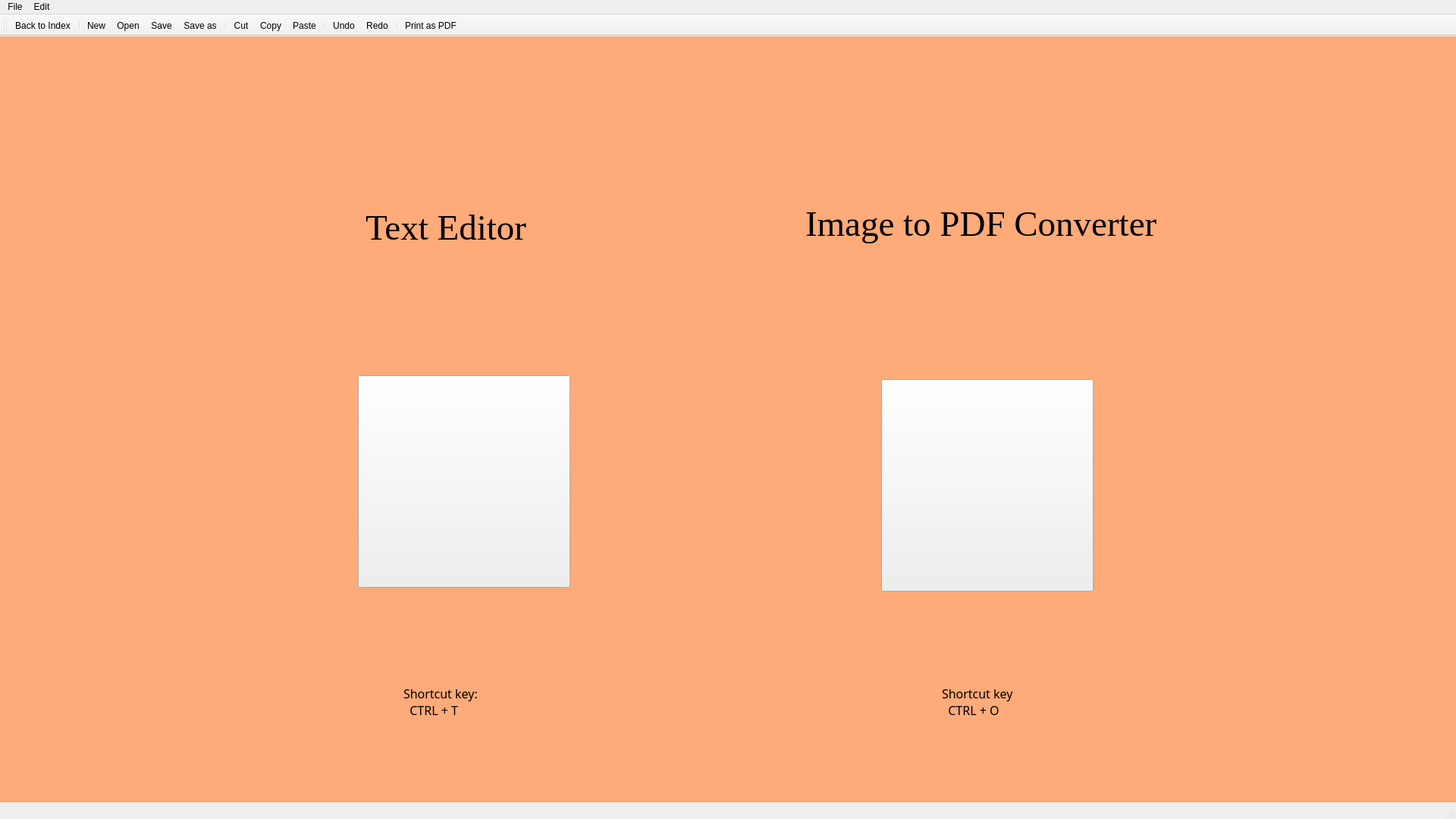
<?xml version="1.0" encoding="UTF-8"?>
<ui version="4.0">
 <class>MyNotePad</class>
 <widget class="QMainWindow" name="MyNotePad">
  <property name="geometry">
   <rect>
    <x>0</x>
    <y>0</y>
    <width>1920</width>
    <height>1080</height>
   </rect>
  </property>
  <property name="minimumSize">
   <size>
    <width>0</width>
    <height>0</height>
   </size>
  </property>
  <property name="windowTitle">
   <string>MyNotePad</string>
  </property>
  <property name="styleSheet">
   <string notr="true"/>
  </property>
  <widget class="QWidget" name="centralWidget">
   <property name="styleSheet">
    <string notr="true">/** widgets settings **/

#centralWidget
{
background-color: rgb(255, 170, 121);
}

#widget
{
border-radius: 10px;
border-image: url(&quot;:/Icon/Images/28_gradient_background.jpg&quot;);
}

/**  button settings **/

#btn_text_editor
{
border-image: url(&quot;:/Icon/Images/16_Text_icon.png&quot;);
margin:10px;
}

#btn_text_editor:hover
{
border-image: url(&quot;:/Icon/Images/16_Text_icon.png&quot;);
margin:0px;
}

#btn_image_converter
{
border-image:url(&quot;:/Icon/Images/18_PDF_Documents_icon.png&quot;);
margin:10px;
}

#btn_image_converter:hover
{
border-image:url(&quot;:/Icon/Images/18_PDF_Documents_icon.png&quot;);
margin:0px;
}

#btn_open
{
border-image:url(&quot;:/Icon/Images/20_folders_open_icon.png&quot;);
margin:10px;
}

#btn_open:hover
{
border-image:url(&quot;:/Icon/Images/20_folders_open_icon.png&quot;);
margin:0px;
}

#btn_save_as_pdf
{
border-image:url(&quot;:/Icon/Images/21_pdf_icon.png&quot;);
margin:10px;
}

#btn_save_as_pdf:hover
{
border-image:url(&quot;:/Icon/Images/21_pdf_icon.png&quot;);
margin:0px;
}

#btn_remove_image
{
border-image:url(&quot;:/Icon/Images/25_edit_clear_icon.png&quot;);
margin:10px;
}

#btn_remove_image:hover
{
border-image:url(&quot;:/Icon/Images/25_edit_clear_icon.png&quot;);
margin:0px;
}

#btn_back
{
border-image:url(&quot;:/Icon/Images/23_Home_icon.png&quot;);
margin:10px;
}

#btn_back:hover
{
border-image:url(&quot;:/Icon/Images/23_Home_icon.png&quot;);
margin:0px;
}
/** label settings **/

#lbl_image_preview
{
background-image: url(&quot;:/Icon/Images/24_gradient_image.jpg&quot;);
border: 4px solid rgb(0, 0, 127 );
border-radius: 10px;
}
</string>
   </property>
   <layout class="QHBoxLayout" name="horizontalLayout">
    <item>
     <widget class="QStackedWidget" name="stackedWidget">
      <property name="currentIndex">
       <number>0</number>
      </property>
      <widget class="QWidget" name="page_main">
       <layout class="QHBoxLayout" name="horizontalLayout_2">
        <item>
         <widget class="QWidget" name="widget" native="true">
          <widget class="QPushButton" name="btn_text_editor">
           <property name="geometry">
            <rect>
             <x>440</x>
             <y>415</y>
             <width>300</width>
             <height>300</height>
            </rect>
           </property>
           <property name="font">
            <font>
             <family>Times New Roman</family>
             <pointsize>15</pointsize>
             <weight>50</weight>
             <bold>false</bold>
            </font>
           </property>
           <property name="text">
            <string/>
           </property>
          </widget>
          <widget class="QPushButton" name="btn_image_converter">
           <property name="geometry">
            <rect>
             <x>1130</x>
             <y>420</y>
             <width>300</width>
             <height>300</height>
            </rect>
           </property>
           <property name="sizePolicy">
            <sizepolicy hsizetype="Minimum" vsizetype="Minimum">
             <horstretch>0</horstretch>
             <verstretch>0</verstretch>
            </sizepolicy>
           </property>
           <property name="font">
            <font>
             <family>Times New Roman</family>
             <pointsize>15</pointsize>
            </font>
           </property>
           <property name="text">
            <string/>
           </property>
          </widget>
          <widget class="QLabel" name="lbl_title">
           <property name="geometry">
            <rect>
             <x>460</x>
             <y>170</y>
             <width>251</width>
             <height>121</height>
            </rect>
           </property>
           <property name="font">
            <font>
             <family>Times New Roman</family>
             <pointsize>35</pointsize>
            </font>
           </property>
           <property name="text">
            <string>Text Editor</string>
           </property>
          </widget>
          <widget class="QLabel" name="lbl_shortcut_texteditor">
           <property name="geometry">
            <rect>
             <x>510</x>
             <y>830</y>
             <width>121</width>
             <height>51</height>
            </rect>
           </property>
           <property name="font">
            <font>
             <family>Rod</family>
             <pointsize>12</pointsize>
             <weight>50</weight>
             <bold>false</bold>
            </font>
           </property>
           <property name="text">
            <string>Shortcut key:
  CTRL + T</string>
           </property>
          </widget>
          <widget class="QLabel" name="lbl_shortcut_imagetoPDF">
           <property name="geometry">
            <rect>
             <x>1220</x>
             <y>820</y>
             <width>131</width>
             <height>71</height>
            </rect>
           </property>
           <property name="font">
            <font>
             <family>Rod</family>
             <pointsize>12</pointsize>
            </font>
           </property>
           <property name="text">
            <string>Shortcut key
  CTRL + O</string>
           </property>
          </widget>
          <widget class="QLabel" name="lbl_title_2">
           <property name="geometry">
            <rect>
             <x>1040</x>
             <y>160</y>
             <width>501</width>
             <height>131</height>
            </rect>
           </property>
           <property name="font">
            <font>
             <family>Times New Roman</family>
             <pointsize>35</pointsize>
            </font>
           </property>
           <property name="text">
            <string>Image to PDF Converter</string>
           </property>
          </widget>
         </widget>
        </item>
       </layout>
      </widget>
      <widget class="QWidget" name="page_notepad">
       <widget class="QTextEdit" name="txt_pad">
        <property name="geometry">
         <rect>
          <x>0</x>
          <y>0</y>
          <width>1901</width>
          <height>1001</height>
         </rect>
        </property>
        <property name="font">
         <font>
          <family>Times New Roman</family>
          <pointsize>14</pointsize>
         </font>
        </property>
       </widget>
      </widget>
      <widget class="QWidget" name="page_image">
       <widget class="QLabel" name="lbl_image_preview">
        <property name="geometry">
         <rect>
          <x>20</x>
          <y>20</y>
          <width>1861</width>
          <height>881</height>
         </rect>
        </property>
        <property name="font">
         <font>
          <family>Times New Roman</family>
          <pointsize>25</pointsize>
         </font>
        </property>
        <property name="text">
         <string>Image Preview</string>
        </property>
        <property name="alignment">
         <set>Qt::AlignCenter</set>
        </property>
       </widget>
       <widget class="QPushButton" name="btn_save_as_pdf">
        <property name="geometry">
         <rect>
          <x>1030</x>
          <y>960</y>
          <width>90</width>
          <height>90</height>
         </rect>
        </property>
        <property name="font">
         <font>
          <family>Times New Roman</family>
          <pointsize>12</pointsize>
         </font>
        </property>
        <property name="text">
         <string/>
        </property>
       </widget>
       <widget class="QPushButton" name="btn_open">
        <property name="geometry">
         <rect>
          <x>780</x>
          <y>960</y>
          <width>90</width>
          <height>90</height>
         </rect>
        </property>
        <property name="minimumSize">
         <size>
          <width>90</width>
          <height>90</height>
         </size>
        </property>
        <property name="maximumSize">
         <size>
          <width>90</width>
          <height>90</height>
         </size>
        </property>
        <property name="font">
         <font>
          <family>Times New Roman</family>
          <pointsize>12</pointsize>
         </font>
        </property>
        <property name="text">
         <string/>
        </property>
       </widget>
       <widget class="QPushButton" name="btn_back">
        <property name="geometry">
         <rect>
          <x>510</x>
          <y>960</y>
          <width>90</width>
          <height>90</height>
         </rect>
        </property>
        <property name="font">
         <font>
          <family>Times New Roman</family>
          <pointsize>12</pointsize>
         </font>
        </property>
        <property name="text">
         <string/>
        </property>
       </widget>
       <widget class="QPushButton" name="btn_remove_image">
        <property name="geometry">
         <rect>
          <x>1330</x>
          <y>960</y>
          <width>90</width>
          <height>90</height>
         </rect>
        </property>
        <property name="font">
         <font>
          <family>Times New Roman</family>
          <pointsize>12</pointsize>
         </font>
        </property>
        <property name="text">
         <string/>
        </property>
       </widget>
       <widget class="QLabel" name="lbl_open">
        <property name="geometry">
         <rect>
          <x>790</x>
          <y>920</y>
          <width>51</width>
          <height>31</height>
         </rect>
        </property>
        <property name="font">
         <font>
          <family>Times New Roman</family>
          <pointsize>16</pointsize>
          <weight>50</weight>
          <bold>false</bold>
         </font>
        </property>
        <property name="text">
         <string>Open</string>
        </property>
       </widget>
       <widget class="QLabel" name="lbl_print">
        <property name="geometry">
         <rect>
          <x>1030</x>
          <y>920</y>
          <width>91</width>
          <height>31</height>
         </rect>
        </property>
        <property name="font">
         <font>
          <family>Times New Roman</family>
          <pointsize>16</pointsize>
         </font>
        </property>
        <property name="text">
         <string>Print PDF</string>
        </property>
       </widget>
       <widget class="QLabel" name="lbl_remove">
        <property name="geometry">
         <rect>
          <x>1310</x>
          <y>920</y>
          <width>141</width>
          <height>31</height>
         </rect>
        </property>
        <property name="font">
         <font>
          <family>Times New Roman</family>
          <pointsize>16</pointsize>
         </font>
        </property>
        <property name="text">
         <string>Remove Image</string>
        </property>
       </widget>
       <widget class="QLabel" name="lbl_home">
        <property name="geometry">
         <rect>
          <x>530</x>
          <y>920</y>
          <width>71</width>
          <height>31</height>
         </rect>
        </property>
        <property name="font">
         <font>
          <family>Times New Roman</family>
          <pointsize>16</pointsize>
         </font>
        </property>
        <property name="text">
         <string>Home</string>
        </property>
       </widget>
      </widget>
     </widget>
    </item>
   </layout>
  </widget>
  <widget class="QMenuBar" name="menuBar">
   <property name="geometry">
    <rect>
     <x>0</x>
     <y>0</y>
     <width>1920</width>
     <height>21</height>
    </rect>
   </property>
   <widget class="QMenu" name="menuFile">
    <property name="title">
     <string>File</string>
    </property>
    <addaction name="actionNew"/>
    <addaction name="actionOpen"/>
    <addaction name="actionSave"/>
    <addaction name="actionSave_As"/>
    <addaction name="separator"/>
    <addaction name="actionPrint_as_PDF"/>
    <addaction name="actionBack_to_Index"/>
   </widget>
   <widget class="QMenu" name="menuEdit">
    <property name="title">
     <string>Edit</string>
    </property>
    <addaction name="actionCut"/>
    <addaction name="actionCopy"/>
    <addaction name="actionPaste"/>
    <addaction name="separator"/>
    <addaction name="actionUndo"/>
    <addaction name="actionRedo"/>
   </widget>
   <addaction name="menuFile"/>
   <addaction name="menuEdit"/>
  </widget>
  <widget class="QToolBar" name="mainToolBar">
   <attribute name="toolBarArea">
    <enum>TopToolBarArea</enum>
   </attribute>
   <attribute name="toolBarBreak">
    <bool>false</bool>
   </attribute>
   <addaction name="actionBack_to_Index"/>
   <addaction name="separator"/>
   <addaction name="actionNew"/>
   <addaction name="actionOpen"/>
   <addaction name="actionSave"/>
   <addaction name="actionSave_As"/>
   <addaction name="separator"/>
   <addaction name="actionCut"/>
   <addaction name="actionCopy"/>
   <addaction name="actionPaste"/>
   <addaction name="separator"/>
   <addaction name="actionUndo"/>
   <addaction name="actionRedo"/>
   <addaction name="separator"/>
   <addaction name="actionPrint_as_PDF"/>
  </widget>
  <widget class="QStatusBar" name="statusBar"/>
  <action name="actionNew">
   <property name="icon">
    <iconset resource="resources.qrc">
     <normaloff>:/Icon/Images/1_New_icon.png</normaloff>:/Icon/Images/1_New_icon.png</iconset>
   </property>
   <property name="text">
    <string>New</string>
   </property>
  </action>
  <action name="actionOpen">
   <property name="icon">
    <iconset resource="resources.qrc">
     <normaloff>:/Icon/Images/2_Open_icon.png</normaloff>
     <normalon>Images/2_Open_icon.png</normalon>:/Icon/Images/2_Open_icon.png</iconset>
   </property>
   <property name="text">
    <string>Open</string>
   </property>
  </action>
  <action name="actionSave">
   <property name="icon">
    <iconset resource="resources.qrc">
     <normaloff>:/Icon/Images/3_save_icon.png</normaloff>:/Icon/Images/3_save_icon.png</iconset>
   </property>
   <property name="text">
    <string>Save</string>
   </property>
  </action>
  <action name="actionSave_As">
   <property name="icon">
    <iconset resource="resources.qrc">
     <normaloff>:/Icon/Images/4_saveas_icon.png</normaloff>:/Icon/Images/4_saveas_icon.png</iconset>
   </property>
   <property name="text">
    <string>Save as</string>
   </property>
  </action>
  <action name="actionCut">
   <property name="icon">
    <iconset resource="resources.qrc">
     <normaloff>:/Icon/Images/8_Cut_icon.png</normaloff>:/Icon/Images/8_Cut_icon.png</iconset>
   </property>
   <property name="text">
    <string>Cut</string>
   </property>
  </action>
  <action name="actionCopy">
   <property name="icon">
    <iconset resource="resources.qrc">
     <normaloff>:/Icon/Images/7_copy_icon.png</normaloff>:/Icon/Images/7_copy_icon.png</iconset>
   </property>
   <property name="text">
    <string>Copy</string>
   </property>
  </action>
  <action name="actionPaste">
   <property name="icon">
    <iconset resource="resources.qrc">
     <normaloff>:/Icon/Images/9_Paste_icon.png</normaloff>:/Icon/Images/9_Paste_icon.png</iconset>
   </property>
   <property name="text">
    <string>Paste</string>
   </property>
  </action>
  <action name="actionBack_to_Index">
   <property name="icon">
    <iconset resource="resources.qrc">
     <normaloff>:/Icon/Images/11_Home_icon.png</normaloff>:/Icon/Images/11_Home_icon.png</iconset>
   </property>
   <property name="text">
    <string>Back to Index</string>
   </property>
  </action>
  <action name="actionUndo">
   <property name="icon">
    <iconset resource="resources.qrc">
     <normaloff>:/Icon/Images/6_Undo_icon.png</normaloff>:/Icon/Images/6_Undo_icon.png</iconset>
   </property>
   <property name="text">
    <string>Undo</string>
   </property>
  </action>
  <action name="actionRedo">
   <property name="icon">
    <iconset resource="resources.qrc">
     <normaloff>:/Icon/Images/5_Redo_icon.png</normaloff>:/Icon/Images/5_Redo_icon.png</iconset>
   </property>
   <property name="text">
    <string>Redo</string>
   </property>
  </action>
  <action name="actionPrint_as_PDF">
   <property name="icon">
    <iconset resource="resources.qrc">
     <normaloff>:/Icon/Images/10_PDF_icon.png</normaloff>:/Icon/Images/10_PDF_icon.png</iconset>
   </property>
   <property name="text">
    <string>Print as PDF</string>
   </property>
  </action>
 </widget>
 <layoutdefault spacing="6" margin="11"/>
 <resources>
  <include location="resources.qrc"/>
 </resources>
 <connections/>
</ui>
